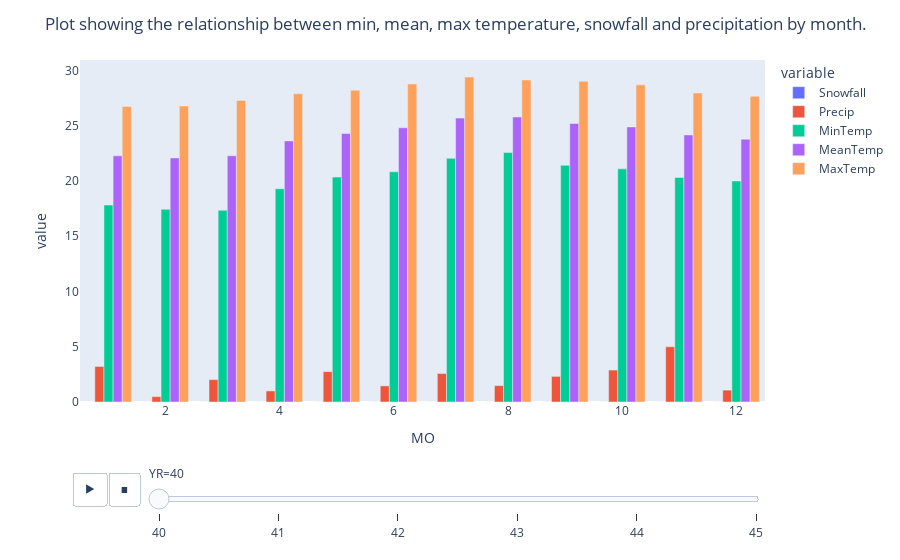

The code cell stored with this chart in its notebook:
### Code cell
fig=px.bar(df_mo, x="MO", y=["Snowfall", "Precip", "MinTemp", "MeanTemp", "MaxTemp"], animation_frame="YR")
fig.update_layout(barmode="group",xaxis_showgrid=False,
                  yaxis_showgrid=False, 
                  title="Plot showing the relationship between min, mean, max temperature, snowfall and precipitation by month.")
fig.show()

### Figure 1 — Plotly figure (JSON) as saved in the notebook; plotly's stock layout.template omitted (floating-point values rounded to 4 significant figures)
{"data": [{"alignmentgroup": "True", "hovertemplate": "variable=Snowfall<br>YR=40<br>MO=%{x}<br>value=%{y}<extra></extra>", "legendgroup": "Snowfall", "marker": {"color": "#636efa"}, "name": "Snowfall", "offsetgroup": "Snowfall", "orientation": "v", "showlegend": true, "textposition": "auto", "type": "bar", "x": [1, 2, 3, 4, 5, 6, 7, 8, 9, 10, 11, 12], "xaxis": "x", "y": [0, 0, 0, 0, 0, 0, 0, 0, 0, 0, 0, 0], "yaxis": "y"}, {"alignmentgroup": "True", "hovertemplate": "variable=Precip<br>YR=40<br>MO=%{x}<br>value=%{y}<extra></extra>", "legendgroup": "Precip", "marker": {"color": "#EF553B"}, "name": "Precip", "offsetgroup": "Precip", "orientation": "v", "showlegend": true, "textposition": "auto", "type": "bar", "x": [1, 2, 3, 4, 5, 6, 7, 8, 9, 10, 11, 12], "xaxis": "x", "y": [3.215, 0.4861, 2.026, 1, 2.748, 1.46, 2.581, 1.484, 2.32, 2.89, 5, 1.075], "yaxis": "y"}, {"alignmentgroup": "True", "hovertemplate": "variable=MinTemp<br>YR=40<br>MO=%{x}<br>value=%{y}<extra></extra>", "legendgroup": "MinTemp", "marker": {"color": "#00cc96"}, "name": "MinTemp", "offsetgroup": "MinTemp", "orientation": "v", "showlegend": true, "textposition": "auto", "type": "bar", "x": [1, 2, 3, 4, 5, 6, 7, 8, 9, 10, 11, 12], "xaxis": "x", "y": [17.82, 17.44, 17.34, 19.29, 20.35, 20.83, 22.05, 22.58, 21.42, 21.1, 20.31, 19.99], "yaxis": "y"}, {"alignmentgroup": "True", "hovertemplate": "variable=MeanTemp<br>YR=40<br>MO=%{x}<br>value=%{y}<extra></extra>", "legendgroup": "MeanTemp", "marker": {"color": "#ab63fa"}, "name": "MeanTemp", "offsetgroup": "MeanTemp", "orientation": "v", "showlegend": true, "textposition": "auto", "type": "bar", "x": [1, 2, 3, 4, 5, 6, 7, 8, 9, 10, 11, 12], "xaxis": "x", "y": [22.27, 22.08, 22.28, 23.62, 24.28, 24.81, 25.68, 25.79, 25.2, 24.88, 24.16, 23.77], "yaxis": "y"}, {"alignmentgroup": "True", "hovertemplate": "variable=MaxTemp<br>YR=40<br>MO=%{x}<br>value=%{y}<extra></extra>", "legendgroup": "MaxTemp", "marker": {"color": "#FFA15A"}, "name": "MaxTemp", "offsetgroup": "MaxTemp", "orientation": "v", "showlegend": true, "textposition": "auto", "type": "bar", "x": [1, 2, 3, 4, 5, 6, 7, 8, 9, 10, 11, 12], "xaxis": "x", "y": [26.73, 26.78, 27.28, 27.89, 28.21, 28.77, 29.39, 29.14, 29.02, 28.69, 27.95, 27.66], "yaxis": "y"}], "layout": {"barmode": "group", "legend": {"title": {"text": "variable"}, "tracegroupgap": 0}, "margin": {"t": 60}, "sliders": [{"active": 0, "currentvalue": {"prefix": "YR="}, "len": 0.9, "pad": {"b": 10, "t": 60}, "steps": [{"args": [["40"], {"frame": {"duration": 0, "redraw": true}, "fromcurrent": true, "mode": "immediate", "transition": {"duration": 0, "easing": "linear"}}], "label": "40", "method": "animate"}, {"args": [["41"], {"frame": {"duration": 0, "redraw": true}, "fromcurrent": true, "mode": "immediate", "transition": {"duration": 0, "easing": "linear"}}], "label": "41", "method": "animate"}, {"args": [["42"], {"frame": {"duration": 0, "redraw": true}, "fromcurrent": true, "mode": "immediate", "transition": {"duration": 0, "easing": "linear"}}], "label": "42", "method": "animate"}, {"args": [["43"], {"frame": {"duration": 0, "redraw": true}, "fromcurrent": true, "mode": "immediate", "transition": {"duration": 0, "easing": "linear"}}], "label": "43", "method": "animate"}, {"args": [["44"], {"frame": {"duration": 0, "redraw": true}, "fromcurrent": true, "mode": "immediate", "transition": {"duration": 0, "easing": "linear"}}], "label": "44", "method": "animate"}, {"args": [["45"], {"frame": {"duration": 0, "redraw": true}, "fromcurrent": true, "mode": "immediate", "transition": {"duration": 0, "easing": "linear"}}], "label": "45", "method": "animate"}], "x": 0.1, "xanchor": "left", "y": 0, "yanchor": "top"}], "title": {"text": "Plot showing the relationship between min, mean, max temperature, snowfall and precipitation by month."}, "updatemenus": [{"buttons": [{"args": [null, {"frame": {"duration": 500, "redraw": true}, "fromcurrent": true, "mode": "immediate", "transition": {"duration": 500, "easing": "linear"}}], "label": "&#9654;", "method": "animate"}, {"args": [[null], {"frame": {"duration": 0, "redraw": true}, "fromcurrent": true, "mode": "immediate", "transition": {"duration": 0, "easing": "linear"}}], "label": "&#9724;", "method": "animate"}], "direction": "left", "pad": {"r": 10, "t": 70}, "showactive": false, "type": "buttons", "x": 0.1, "xanchor": "right", "y": 0, "yanchor": "top"}], "xaxis": {"anchor": "y", "domain": [0, 1], "showgrid": false, "title": {"text": "MO"}}, "yaxis": {"anchor": "x", "domain": [0, 1], "showgrid": false, "title": {"text": "value"}}}}
